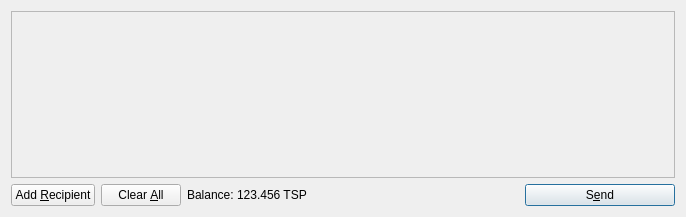
<?xml version="1.0" encoding="UTF-8"?>
<ui version="4.0">
 <class>SendCoinsDialog</class>
 <widget class="QDialog" name="SendCoinsDialog">
  <property name="geometry">
   <rect>
    <x>0</x>
    <y>0</y>
    <width>686</width>
    <height>217</height>
   </rect>
  </property>
  <property name="windowTitle">
   <string>Send Coins</string>
  </property>
  <layout class="QVBoxLayout" name="verticalLayout">
   <item>
    <widget class="QScrollArea" name="scrollArea">
     <property name="widgetResizable">
      <bool>true</bool>
     </property>
     <widget class="QWidget" name="scrollAreaWidgetContents">
      <property name="geometry">
       <rect>
        <x>0</x>
        <y>0</y>
        <width>666</width>
        <height>165</height>
       </rect>
      </property>
      <layout class="QVBoxLayout" name="verticalLayout_2">
       <property name="margin">
        <number>0</number>
       </property>
       <item>
        <layout class="QVBoxLayout" name="entries">
         <property name="spacing">
          <number>6</number>
         </property>
        </layout>
       </item>
       <item>
        <spacer name="verticalSpacer">
         <property name="orientation">
          <enum>Qt::Vertical</enum>
         </property>
         <property name="sizeHint" stdset="0">
          <size>
           <width>20</width>
           <height>40</height>
          </size>
         </property>
        </spacer>
       </item>
      </layout>
     </widget>
    </widget>
   </item>
   <item>
    <layout class="QHBoxLayout" name="horizontalLayout">
     <item>
      <widget class="QPushButton" name="addButton">
       <property name="toolTip">
        <string>Send to multiple recipients at once</string>
       </property>
       <property name="text">
        <string>Add &amp;Recipient</string>
       </property>
       <property name="icon">
        <iconset resource="../bitcoin.qrc">
         <normaloff>:/icons/add</normaloff>:/icons/add</iconset>
       </property>
       <property name="autoDefault">
        <bool>false</bool>
       </property>
      </widget>
     </item>
     <item>
      <widget class="QPushButton" name="clearButton">
       <property name="sizePolicy">
        <sizepolicy hsizetype="Minimum" vsizetype="Fixed">
         <horstretch>0</horstretch>
         <verstretch>0</verstretch>
        </sizepolicy>
       </property>
       <property name="toolTip">
        <string>Remove all transaction fields</string>
       </property>
       <property name="text">
        <string>Clear &amp;All</string>
       </property>
       <property name="icon">
        <iconset resource="../bitcoin.qrc">
         <normaloff>:/icons/remove</normaloff>:/icons/remove</iconset>
       </property>
       <property name="autoRepeatDelay">
        <number>300</number>
       </property>
       <property name="autoDefault">
        <bool>false</bool>
       </property>
      </widget>
     </item>
     <item>
      <layout class="QHBoxLayout" name="horizontalLayout_2">
       <property name="spacing">
        <number>3</number>
       </property>
       <item>
        <widget class="QLabel" name="label">
         <property name="text">
          <string>Balance:</string>
         </property>
        </widget>
       </item>
       <item>
        <widget class="QLabel" name="labelBalance">
         <property name="cursor">
          <cursorShape>IBeamCursor</cursorShape>
         </property>
         <property name="text">
          <string>123.456 TSP</string>
         </property>
         <property name="textInteractionFlags">
          <set>Qt::LinksAccessibleByMouse|Qt::TextSelectableByKeyboard|Qt::TextSelectableByMouse</set>
         </property>
        </widget>
       </item>
      </layout>
     </item>
     <item>
      <spacer name="horizontalSpacer">
       <property name="orientation">
        <enum>Qt::Horizontal</enum>
       </property>
       <property name="sizeHint" stdset="0">
        <size>
         <width>40</width>
         <height>20</height>
        </size>
       </property>
      </spacer>
     </item>
     <item>
      <widget class="QPushButton" name="sendButton">
       <property name="minimumSize">
        <size>
         <width>150</width>
         <height>0</height>
        </size>
       </property>
       <property name="toolTip">
        <string>Confirm the send action</string>
       </property>
       <property name="text">
        <string>S&amp;end</string>
       </property>
       <property name="icon">
        <iconset resource="../bitcoin.qrc">
         <normaloff>:/icons/send</normaloff>:/icons/send</iconset>
       </property>
       <property name="default">
        <bool>true</bool>
       </property>
      </widget>
     </item>
    </layout>
   </item>
  </layout>
 </widget>
 <resources>
  <include location="../bitcoin.qrc"/>
 </resources>
 <connections/>
</ui>
